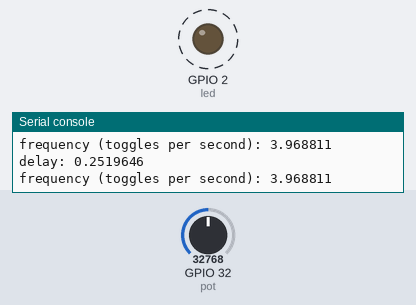
Bench run of a program on a simulated ESP32 board running MicroPython. Parts: output pins drawn as LEDs (lit = HIGH), the last lines printed to the serial console. Dashed ring = blinking. The test bench sets the inputs (shaded band); at power-on: GPIO 32 (pot) = 32768 (analog values on the 0–65535 scale).

Above: at 0.88 s.
1.3 s: GPIO 32 (pot) set to 57670
At 1.73 s:
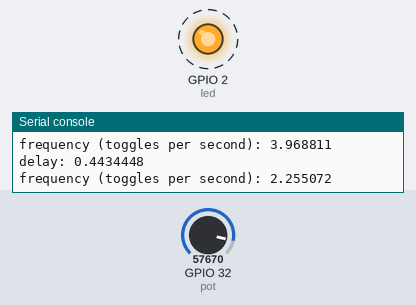
4.3 s: GPIO 32 (pot) set to 19660
At 4.39 s:
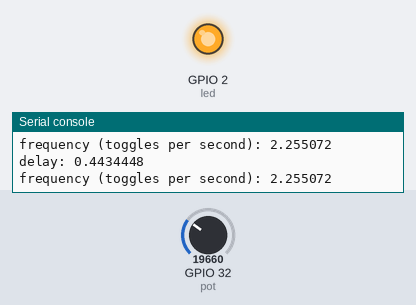
Timing chart, 0 to 13.3 s (numbered marks = the images above; inputs shaded):
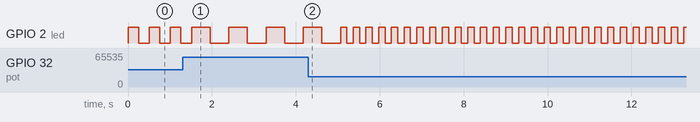

Measured:
- after the input at 1.3 s, GPIO 2 (led): alternates HIGH for 0.44 s and LOW for 0.44 s, starting after 0.66 s
- by itself, GPIO 2 (led): alternates HIGH for 0.25 s and LOW for 0.25 s

The program:

Potentiometer.py
```python
from machine import ADC, Pin
from utime import sleep

#Constant
BUILT_IN_LED_PIN = const(2)
POT_PIN = const (32)		# ADC1 is GPIO 32 (32-39)
MAX_DELAY = .5 				# seconds

# global variables
delay = 0

# setup
led = Pin(BUILT_IN_LED_PIN, Pin.OUT)
pot = ADC(Pin(POT_PIN, Pin.IN))

# Loop
while True:
    pot_value = pot.read_u16() # read the value from the pot
    delay = pot_value/65025 * MAX_DELAY
    print("delay:", delay)
    if delay > 0:
        print("frequency (toggles per second):", 1/delay)
    led.value(1) # turn on the LED
    sleep(delay) # leave it on for 1/2 second
    led.value(0) # Turn off the LED
    sleep(delay) # leave it off for 1/2 second
```
